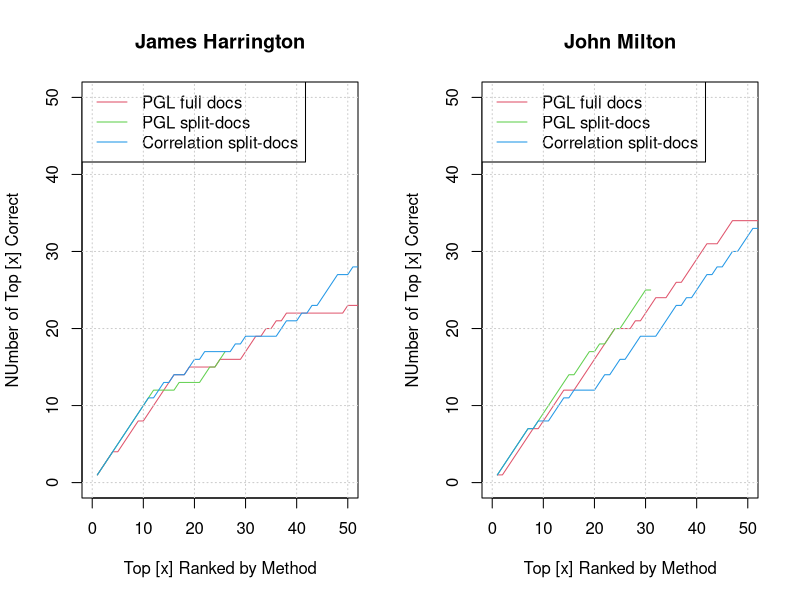

The R script that drew this image:
# Code that examines and plots the validation results

# Load pertinent data, do light data-cleanup ------------------------------

## Load Data
jh_links = read.csv("data_vc/validation2/datajh.csv", header = TRUE, stringsAsFactors = FALSE)[,c(1,2,3)]
jm_links = read.csv("data_vc/validation2/datajm.csv", header = TRUE, stringsAsFactors = FALSE)[,c(1,2,3,4)]
jm_links = jm_links[which(jm_links[,1] == "John Milton"), c(2,3,4)]
jm_links[,3] = as.numeric(jm_links[,3])
raw_ranks = read.csv("data_vc/validation2/rank_raw.csv", header = TRUE, stringsAsFactors = FALSE)

colnames(jh_links) = c("Name", "ID", "Ranking")
colnames(jm_links) = c("Name", "ID", "Ranking")


## Re-arrange names to ensure same row identification
jh_ranks = raw_ranks[which(raw_ranks$Main.Person == "James Harrington"), ]
jh_ranks = jh_ranks[match(jh_links$Name, jh_ranks$Link), ]
nrow(jh_ranks) == sum(jh_ranks$Link == jh_links$Name) # check that names match up

jm_ranks = raw_ranks[which(raw_ranks$Main.Person == "John Milton"), ]
jm_ranks = jm_ranks[match(jm_links$Name, jm_ranks$Link), ]
nrow(jm_ranks) == sum(jm_ranks$Link == jm_links$Name) # check that names match up

## Change method values into a ranking, where larger numbers are better. 
for(c in 4:27) {
  jm_ranks[,c] = rank(jm_ranks[,c], na.last = "keep", ties.method = "average")
  jh_ranks[,c] = rank(jh_ranks[,c], na.last = "keep", ties.method = "average")
}

jm_links = cbind(jm_links, Ranked = rank((101 - jm_links$Ranking), na.last = "keep", ties.method = "average"))
jh_links = cbind(jh_links, Ranked = rank((101 - jh_links$Ranking), na.last = "keep", ties.method = "average"))

## Compute Spearman correlations -- basically, look at how consistent two rankings are. 
spear_cors = matrix(0, nrow = 24, ncol = 2)
 
for(j in 1:24) { 
  spear_cors[j,1] = cor(jm_links$Ranked, jm_ranks[,j+3], use = "pairwise.complete.obs", method = "spearman")
  spear_cors[j,2] = cor(jh_links$Ranked, jh_ranks[,j+3], use = "pairwise.complete.obs", method = "spearman")
}
rownames(spear_cors) = gsub("X", "", colnames(jm_ranks)[-1:-3])
colnames(spear_cors) = c("Milton", "Harrington")


# Function that returns the indices (in order) of the top k matches. (Larger = better ranked)
topk = function(dat, k) {
  k = min(k, sum(!is.na(dat)))
  return(order(dat,decreasing= TRUE)[1:k])
}

# Function that counts the number of matches of a certain type, vs. when they occur (top 10, top 20, etc.)
count_matches = function(est_ranks, orig_ranks, cuts_s = c(0, 20, 50, 80, 100), cuts_e = c(19, 49, 79, 99, 500)) {
  # est_ranks = rank vector whose match to the correct rankings which should be computed
  # orig_ranks = correct ranking vector
  # cuts_s = vector of starting points of cuts
  # cuts_e = vector of ending points of cuts
  # The best ranking would be all orig_ranks falling inside cuts_s[1] <= x <= cuts_e[1]
  
  # Returns a matrix of dimension: nrows = length(est_ranks), ncol = length(cuts_s) + 1
  # The matrix tells how many matches of the different types have occured up to the kth observation (and this information is stored in row k)
  #   The last column in the matrix tells how many NA rankings have been estimated up to the kth row. 
  
  resmatrix = matrix(0, nrow = sum(!is.na(est_ranks)), ncol = length(cuts_s) + 1)
  for(k in seq_len(sum(!is.na(est_ranks)))) {
    topk_ranked = topk(est_ranks, k = k)
    actual_ranks = orig_ranks[topk_ranked]
    
    ## Do counting
    for(c in 1:length(cuts_s)) {
      resmatrix[k,c] = sum(actual_ranks >= cuts_s[c] & actual_ranks <= cuts_e[c], na.rm = TRUE)
    }
    resmatrix[k,length(cuts_s) + 1] = sum(is.na(actual_ranks))
  }
  return(resmatrix)
}

# test
# count_matches(est_ranks = jm_ranks[,6], orig_ranks = jm_links$Ranking)


## Combine plots
pdf("validation2_jhjm.pdf", width = 8, height = 5)
par(mfrow = c(1,2))
## Plot for James Harrington
plot(x=-9,y=-9, xlim = c(0, 50), ylim = c(0, 50), xlab = "Top [x] Ranked by Method", 
     ylab = "NUmber of Top [x] Correct", main = "James Harrington")
colids = c(4,12,15)
colcolors = c(2,3,4)
for(k in 1:3) {
  temp = count_matches(jh_ranks[,colids[k]], jh_links$Ranking)
  points(rowSums(temp), rowSums(temp[,1:3]), type = "l", col = colcolors[k])
}

legend(x = "topleft", col = colcolors, lty = 1, 
       legend = c("PGL full docs", "PGL split-docs", "Correlation split-docs"))

for(j in 0:5) {
  abline(h = j*10, lty = 3, col = "grey80")
  abline(v = j*10, lty = 3, col = "grey80")
}


## Plot for John Milton
plot(x=-9,y=-9, xlim = c(0, 50), ylim = c(0, 50), xlab = "Top [x] Ranked by Method", 
     ylab = "NUmber of Top [x] Correct", main = "John Milton")
colids = c(4, 12, 15)
colcolors = c(2,3,4,5,6,7,8)
for(k in seq_along(colids)) {
  temp = count_matches(jm_ranks[,colids[k]], jm_links$Ranking)
  points(rowSums(temp), rowSums(temp[,1:3]), type = "l", col = colcolors[k])
}

legend(x = "topleft", col = colcolors, lty = 1, 
       # legend = colnames(jm_ranks)[colids])
       legend = c("PGL full docs", "PGL split-docs", "Correlation split-docs"))

for(j in 0:5) {
  abline(h = j*10, lty = 3, col = "grey80")
  abline(v = j*10, lty = 3, col = "grey80")
}
dev.off()
